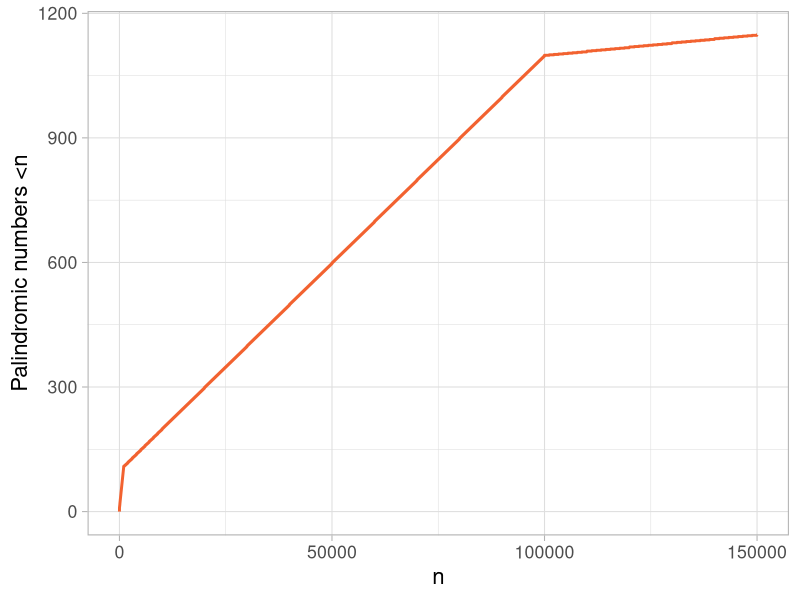
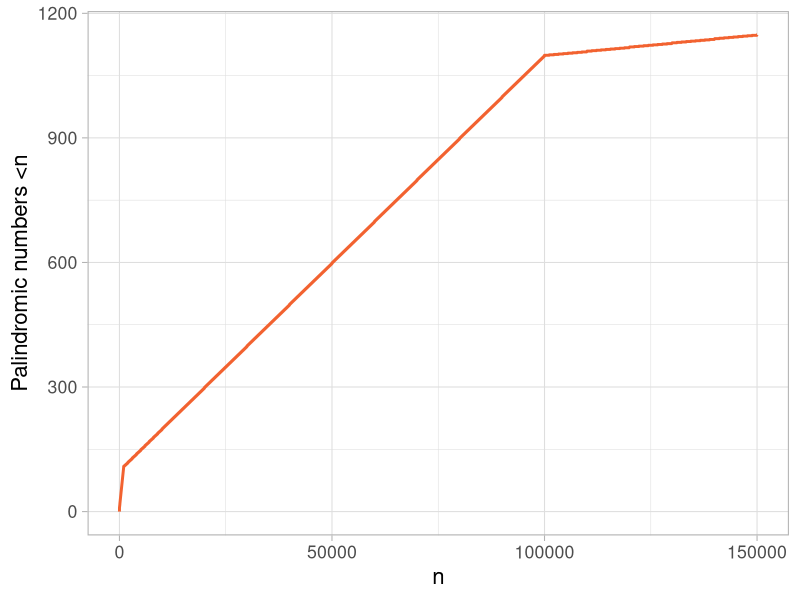

The R source for these figures, in order:
## Euler Problem 4: Largest palindrome product
## https://projecteuler.net/problem=4
## https://lucidmanager.org/euler-problem-4/

library(tidyverse)

palindrome <- function(x) {
    ## Convert to character
    word <- as.character(x)
    ## Create reverse
    reverse <- paste(rev(unlist(strsplit(word, ""))), collapse = "")
    ## Check whether palindrome
    return(word == reverse)
}

for (i in 999:900) {
    for (j in 990:900) {
        p <- i * j
        if (palindrome(p)) 
            break
    }
    if (palindrome(p)) {
        break
    }
}
answer <- i * j
print(answer)

## A002113 Palindromes in base 10
p_max <- 1.5E5
A002113 <- which(lapply(1:p, palindrome) == TRUE)

data_frame(n = 1:p_max,
           p = sapply(1:p_max, function(p) length(A002113[A002113 < p]))) %>%
    ggplot(aes(n, p)) +
    geom_line(col = "#f26230", size = 1) +
    ylab("Palindromic numbers <n") +
    theme_light(base_size = 16)

ggsave("Images/problem004.png", dpi = 300, width = 8, height = 6)
